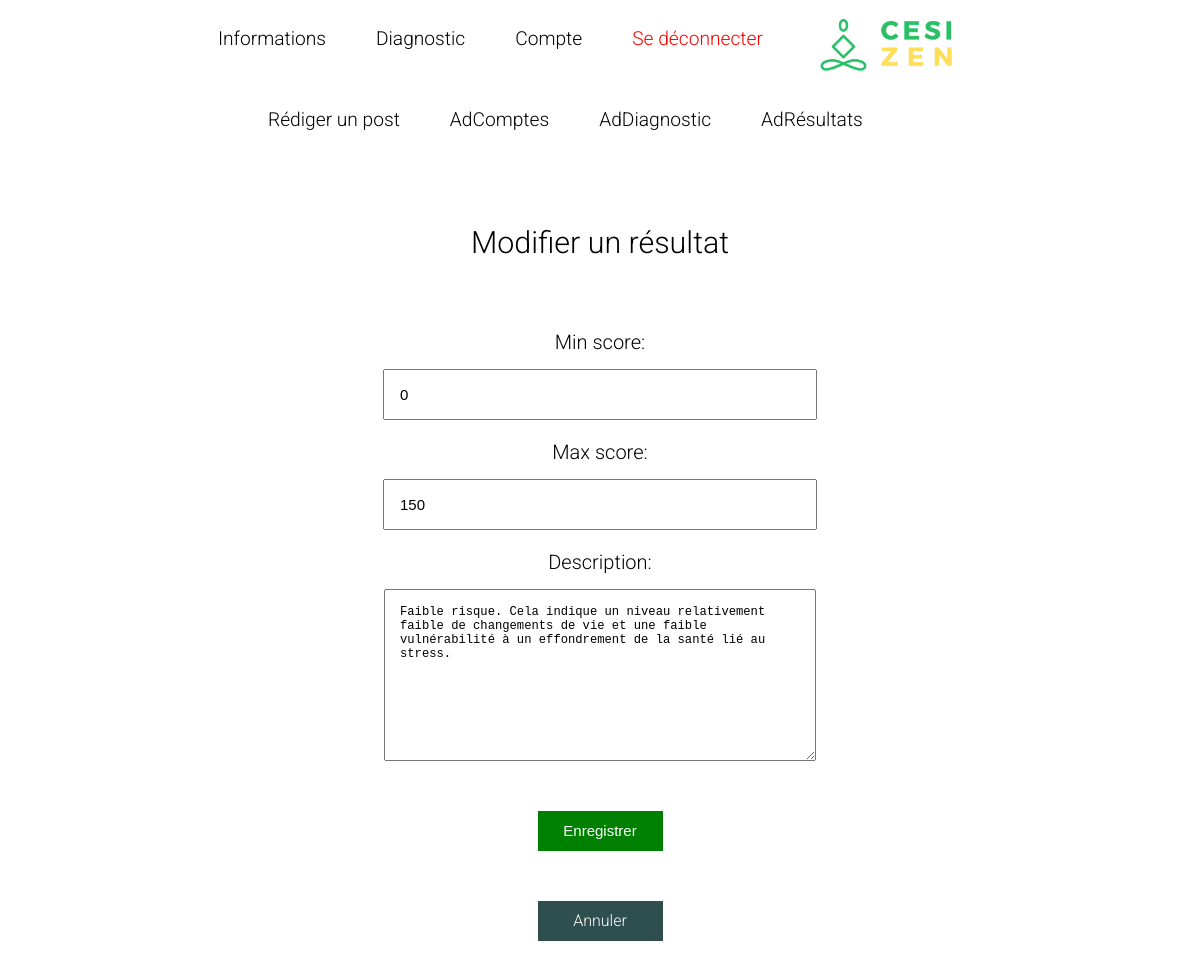
The page /administration/results/1/edit/ (signed in) on the database its author committed.
### cesizenapp/models.py (models this page shows)
class Results(models.Model):
    min_score = models.IntegerField()
    max_score = models.IntegerField()
    description = models.TextField(blank=True)

### cesizenapp/views.py (the view)
# urls.py: path('administration/results/<int:result_id>/edit/', views.results_edit, name='results_edit'),
@user_passes_test(admin_check)
def results_edit(request, result_id=None):
    if result_id:
        result = get_object_or_404(Results, pk=result_id)
    else:
        result = None
    if request.method == 'POST':
        form = ResultsForm(request.POST, instance=result)
        if form.is_valid():
            form.save()
            return redirect('cesizenapp:results_list')
    else:
        form = ResultsForm(instance=result)
    return render(request, 'results_form.html', {'form': form})

### cesizenapp/forms.py
class ResultsForm(forms.ModelForm):
    class Meta:
        model = Results
        fields = ["min_score", "max_score", "description"]

### cesizenapp/views.py (called while the page is built)
def admin_check(user):
    return user.is_superuser

### cesizenapp/templates/results_form.html (shortened to what this page needs)
<!DOCTYPE html>
<html lang="en">
<head>
</head>
<body>
{% include 'navigationMenu.html' %}
<h1 style = "text-align: center; font-size: 190%; margin-top: 75px; display: flex; justify-content: center; margin-left: auto; margin-right: auto; margin-bottom: 50px; font-weight: 300;">
    {% if form.instance.pk %}Modifier{% else %}Créer{% endif %} un résultat
</h1>
<div style="width: 500px; justify-content: center; margin-left: auto; margin-right: auto; display: flex; flex-wrap: wrap;">
<form method="post" id="editResult" style="width: 500px; justify-content: center; margin-left: auto; margin-right: auto; align-items: center; font-size: 125%;">
  {{ form.as_p }}
  <button type="submit" style="background-color: green; color: white; font-size: 75%; font-weight:200; margin-top: 50px; width: 125px; height: 40px; justify-content: center; display: flex; outline: none; border: none; align-items: center; margin-left: auto; margin-right: auto">
      Enregistrer
  </button>
</form>
    </div>
  <a href="{% url 'cesizenapp:results_list' %}" style="text-decoration: none; background-color: darkslategrey; color: white; font-size: 100%; margin-top: 50px; margin-bottom: 75px; width: 125px; height: 40px; justify-content: center; display: flex; outline: none; border: none; align-items: center; margin-left: auto; margin-right: auto">
      Annuler
  </a>
</body>
</html>

### cesizenapp/templates/navigationMenu.html (style rules this page uses)
body { font-family: 'Roboto', sans-serif; font-weight: 300; }

### cesizenapp/templates/results_form.html (style rules this page uses)
#editResult p { display: flex; flex-direction: column; align-items: center; margin-bottom: 20px; }
#editResult label { margin-bottom: 15px; font-weight: 300; text-align: center; width: 100%; }
#editResult input, #editResult select, #editResult textarea { width: 100%; max-width: 400px; font-size: 75%; font-weight: 100; padding: 15px; outline: none; focus: none; }

### rows shown on the page
Results: min_score "0", max_score "150", description "Faible risque. Cela indique un niveau relativement faible de changements de vie et une faible vulnérabilité à un effondrement de la santé lié au stress."
